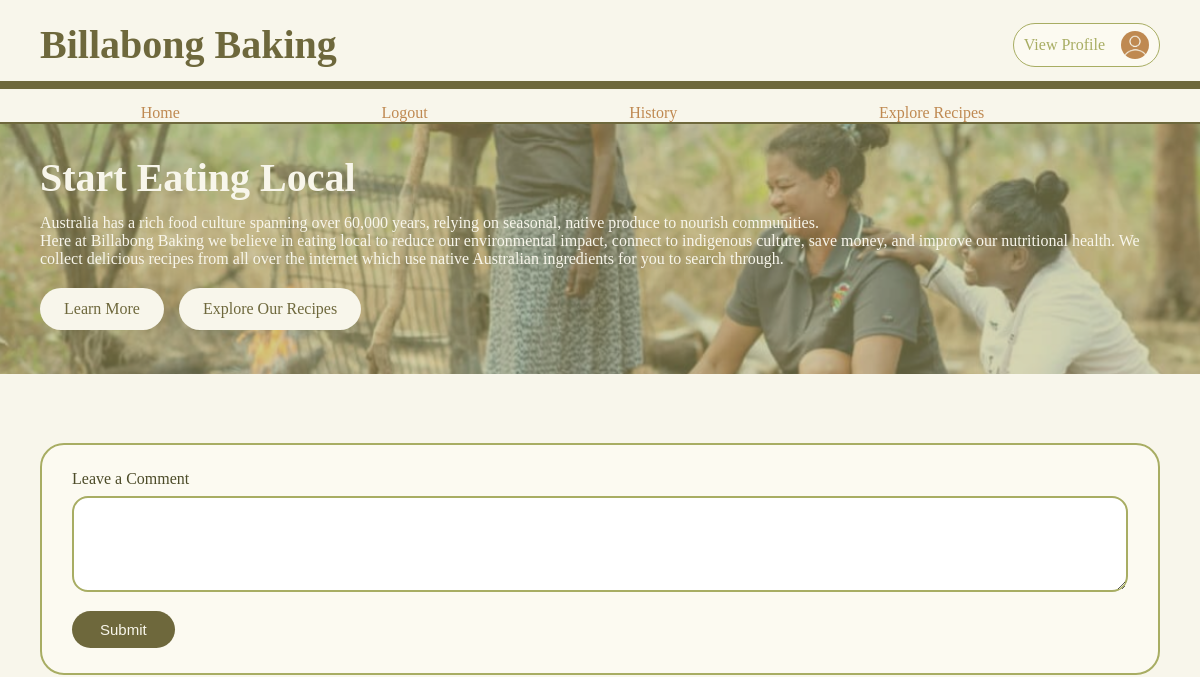
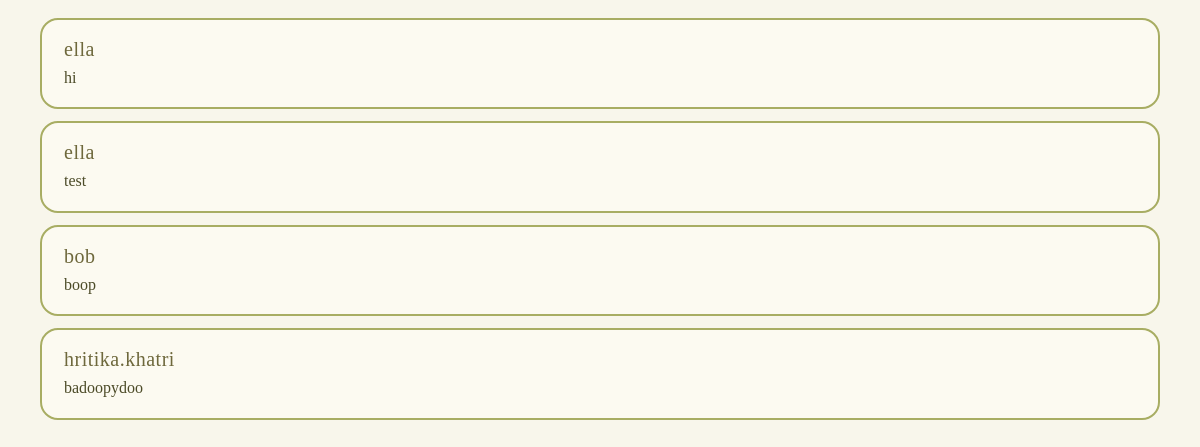
The app's page /index (signed in), older data (2 pictures, top to bottom).
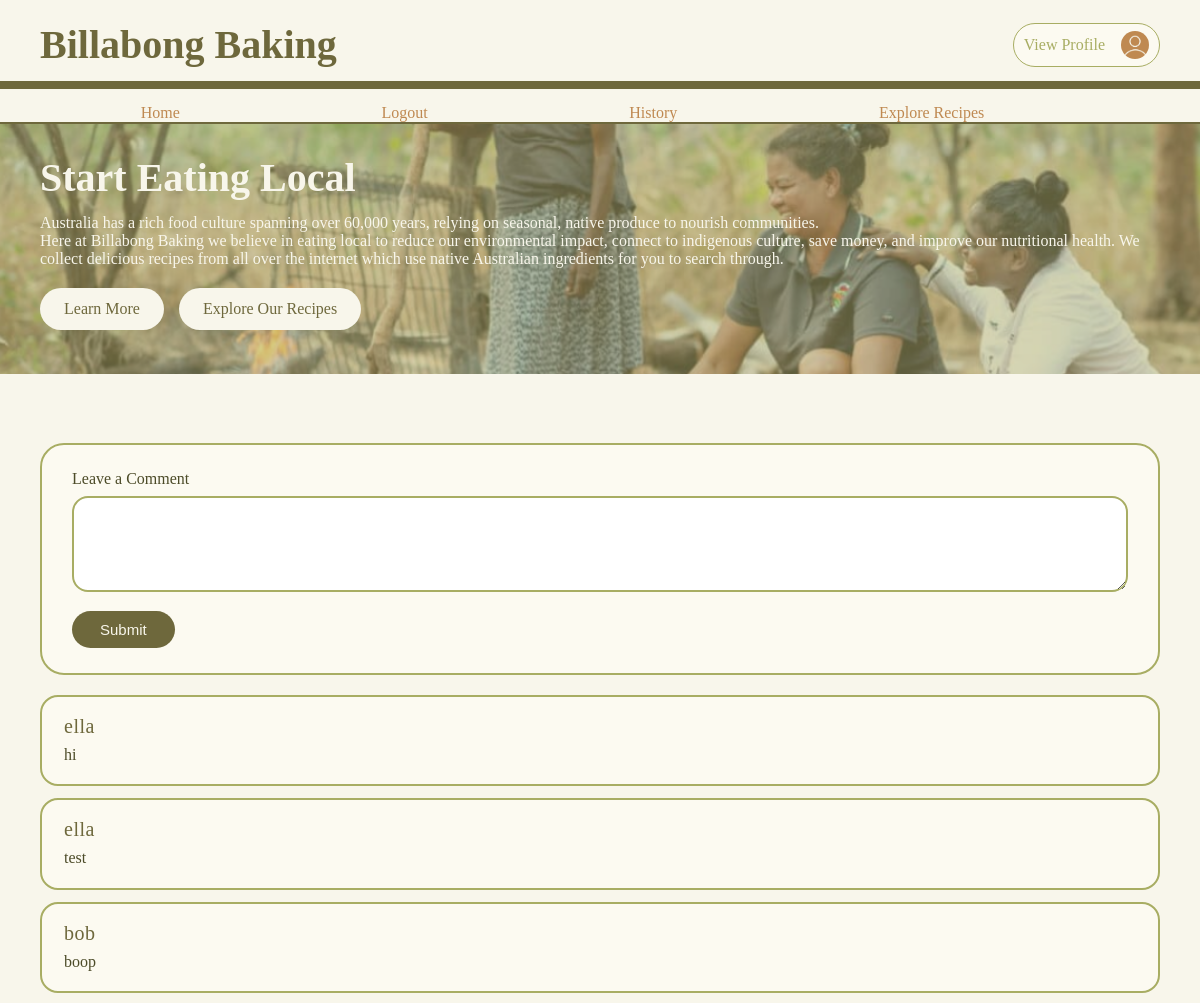
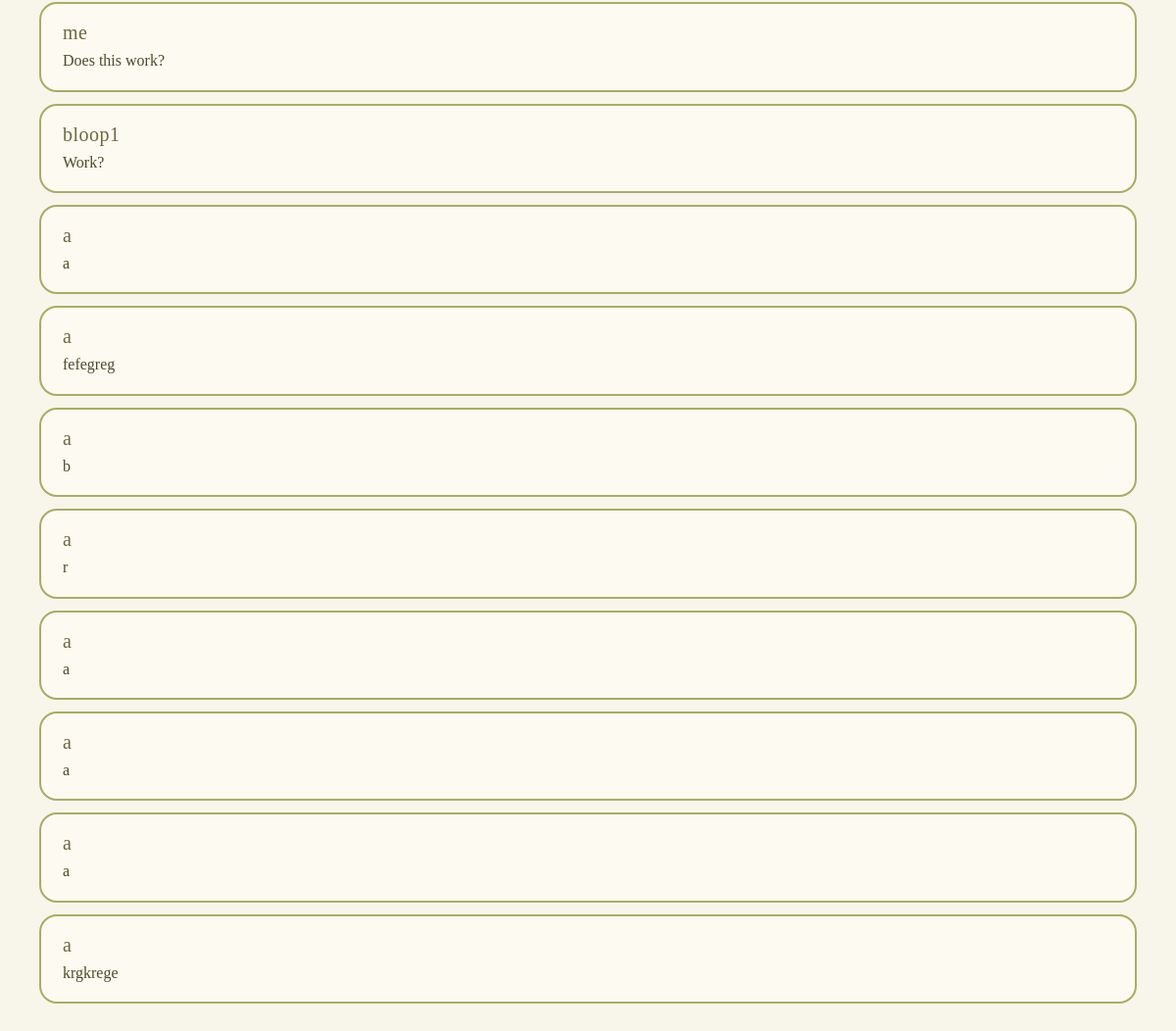
The same page, newer data (2 pictures, top to bottom).
### app/models.py (models this page shows, shortened)
class Post(db.Model):
    id: so.Mapped[int] = so.mapped_column(primary_key=True)
    body: so.Mapped[str] = so.mapped_column(sa.String(140))
    timestamp: so.Mapped[datetime] = so.mapped_column(
        index=True, default=lambda: datetime.now(timezone.utc))
    user_id: so.Mapped[int] = so.mapped_column(sa.ForeignKey(User.id),
                                               index=True)
    author: so.Mapped[User] = so.relationship(back_populates='posts')

class User(UserMixin, db.Model):
    id: so.Mapped[int] = so.mapped_column(primary_key=True)
    username: so.Mapped[str] = so.mapped_column(sa.String(64), index=True,
                                                unique=True)
    email: so.Mapped[str] = so.mapped_column(sa.String(120), index=True,
                                             unique=True)
    password_hash: so.Mapped[Optional[str]] = so.mapped_column(sa.String(256))
    posts: so.WriteOnlyMapped['Post'] = so.relationship(
        back_populates='author')

### app/routes.py (the view)
@app.route('/', methods=['GET', 'POST'])
@app.route('/index', methods=['GET', 'POST'])
def index():
    form = PostForm()
    if form.validate_on_submit():
        post = Post(body=form.post.data, author=current_user)
        db.session.add(post)
        db.session.commit()
        return redirect(url_for('index'))
    posts = db.session.scalars(db.select(Post)).all()
    return render_template('index.html', title='Home Page', form=form, posts=posts)

### app/forms.py
class PostForm(FlaskForm):
    post = TextAreaField('Leave a Comment', validators=[
        DataRequired(), Length(min=1, max=140)])
    submit = SubmitField('Submit')

### app/models.py (called while the page is built)
@login.user_loader
def load_user(id):
    return db.session.get(User, int(id))

### app/templates/index.html (shortened to what this page needs)
{% extends "base.html" %}
{% block content %}
    <section class="section1">
        <h1>Start Eating Local</h1>
        <p>Australia has a rich food culture spanning over 60,000 years, relying on seasonal, native produce to nourish communities.</p>
        <p>Here at Billabong Baking we believe in eating local to reduce our environmental impact, connect to indigenous culture, save money, and improve our nutritional health. We collect delicious recipes from all over the internet which use native Australian ingredients for you to search through.</p>
        <div class="s1-button-container">
            <a href="{{ url_for('history') }}" class="default-button">Learn More</a>
            <a href="{{ url_for('explore') }}" class="default-button">Explore Our Recipes</a>
        </div>
    </section>
    <br>
    <div class="comment-section">
        <div class="create-post-card">
            <form action="" method="post" class="post-form">
                <p class="form-group">
                    {{ form.post.label(class="form-label") }}<br>
                    {{ form.post(cols=32, rows=4, class="form-textarea") }}<br>
                </p>
                <p>{{ form.submit(class="submit-button") }}</p>
            </form>
        </div>
        <div class="post-feed">
            {% for post in posts %}
            <div class="post-item">
                <span class="post-author">{{ post.author.username }}</span>
                <p class="post-body">{{ post.body }}</p>
            </div>
            {% endfor %}
        </div>
    </div>
{% endblock %}

Row changes from the older to the newer data that the page shows:
removed Post: author.username "hritika.khatri", body "badoopydoo"
added Post: author.username "me", body "Does this work?"
added Post: author.username "bloop1", body "Work?"
added Post: author.username "a", body "a"
added Post: author.username "a", body "fefegreg"
added Post: author.username "a", body "b"
added Post: author.username "a", body "r"
added Post: author.username "a", body "a"
added Post: author.username "a", body "a"
added Post: author.username "a", body "a"
added Post: author.username "a", body "krgkrege"
